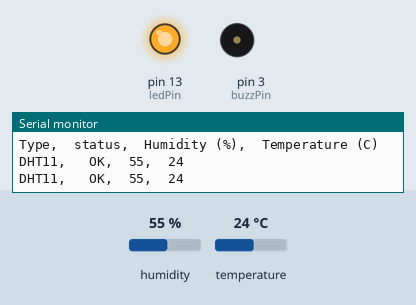
The sketch below on a simulated Arduino Uno, built with avr-gcc and run on an emulated ATmega328P. Parts: output pins drawn as LEDs (lit = HIGH), buzzer (waves = sounding, pin HIGH), the last lines printed to the serial monitor. The inputs (shaded band) are chosen by the test bench; at power-on: temperature 24 °C, humidity 55 %.

Above: at 1.8 s.
1.9 s: temperature set to 31 °C
4.3 s: temperature set to 34 °C
At 10.4 s:
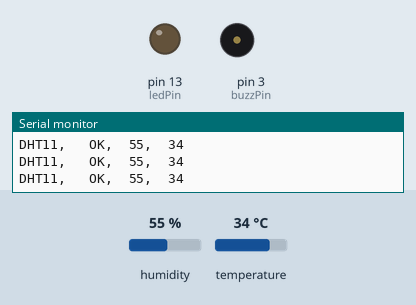
12.2 s: temperature set to 12 °C
At 14.4 s:
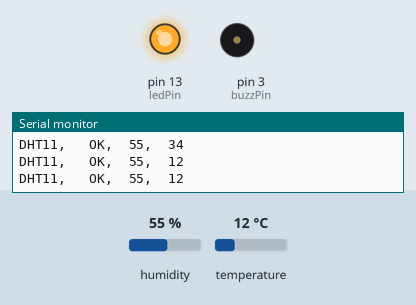
15.2 s: temperature set to 33 °C
At 17.2 s:
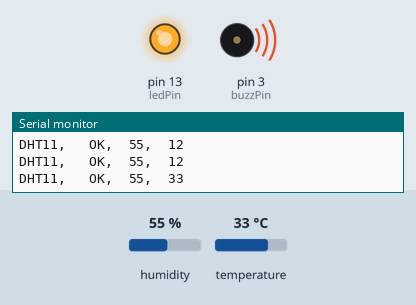
Timing chart, 0 to 20.3 s (numbered marks = the images above; inputs shaded):
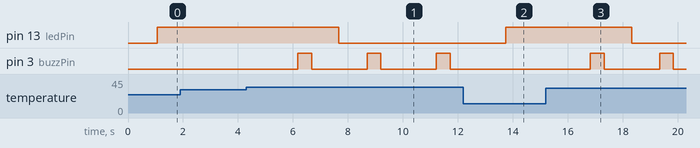

Measured:
- the behaviour switches between 32 and 33 °C on temperature (found by bisection; images 0 and 1)
- after the input at 4.3 s, pin 13 (ledPin): HIGH → LOW after 3.4 s; pin 3 (buzzPin): alternates HIGH for 0.50 s and LOW for 2.0 s, starting after 1.9 s
- after the input at 12.2 s, pin 13 (ledPin): LOW → HIGH after 1.5 s; pin 3 (buzzPin): stays LOW (without the input it goes to HIGH after 1.5 s)
- after the input at 15.2 s, pin 13 (ledPin): HIGH → LOW after 3.1 s; pin 3 (buzzPin): alternates HIGH for 0.50 s and LOW for 2.0 s, starting after 1.6 s

The sketch:

testcode2.ino
```cpp
#include <dht11.h>
dht11 DHT;
#define DHT11_PIN 4
int buzzPin =  3;    //Connect Buzzer on Digital Pin3
int ledPin = 13;
void setup()
{
  pinMode(buzzPin, OUTPUT);
  pinMode(ledPin, OUTPUT);
  Serial.begin(9600);
  Serial.println("DHT TEST PROGRAM ");
  Serial.print("LIBRARY VERSION: ");
  Serial.println(DHT11LIB_VERSION);
  Serial.println();
  Serial.println("Type,\tstatus,\tHumidity (%),\tTemperature (C)");
}

void loop()
{
  int chk;
  Serial.print("DHT11, \t");
  chk = DHT.read(DHT11_PIN);    // READ DATA
  switch (chk){
    case DHTLIB_OK:
                Serial.print("OK,\t");
                break;
    case DHTLIB_ERROR_CHECKSUM:
                Serial.print("Checksum error,\t");
                break;
    case DHTLIB_ERROR_TIMEOUT:
                Serial.print("Time out error,\t");
                break;
    default:
                Serial.print("Unknown error,\t");
                break;
  }
 // DISPLAT DATA
  Serial.print(DHT.humidity,1);
  Serial.print(",\t");
  Serial.println(DHT.temperature,1);

  delay(1000);
  if(DHT.temperature >= 33){
    digitalWrite(buzzPin, HIGH);
    delay(500);
    digitalWrite(buzzPin, LOW);
    delay(1000);
    digitalWrite(ledPin, LOW);
  }
  else{
    digitalWrite(ledPin, HIGH);
  }
}
```
